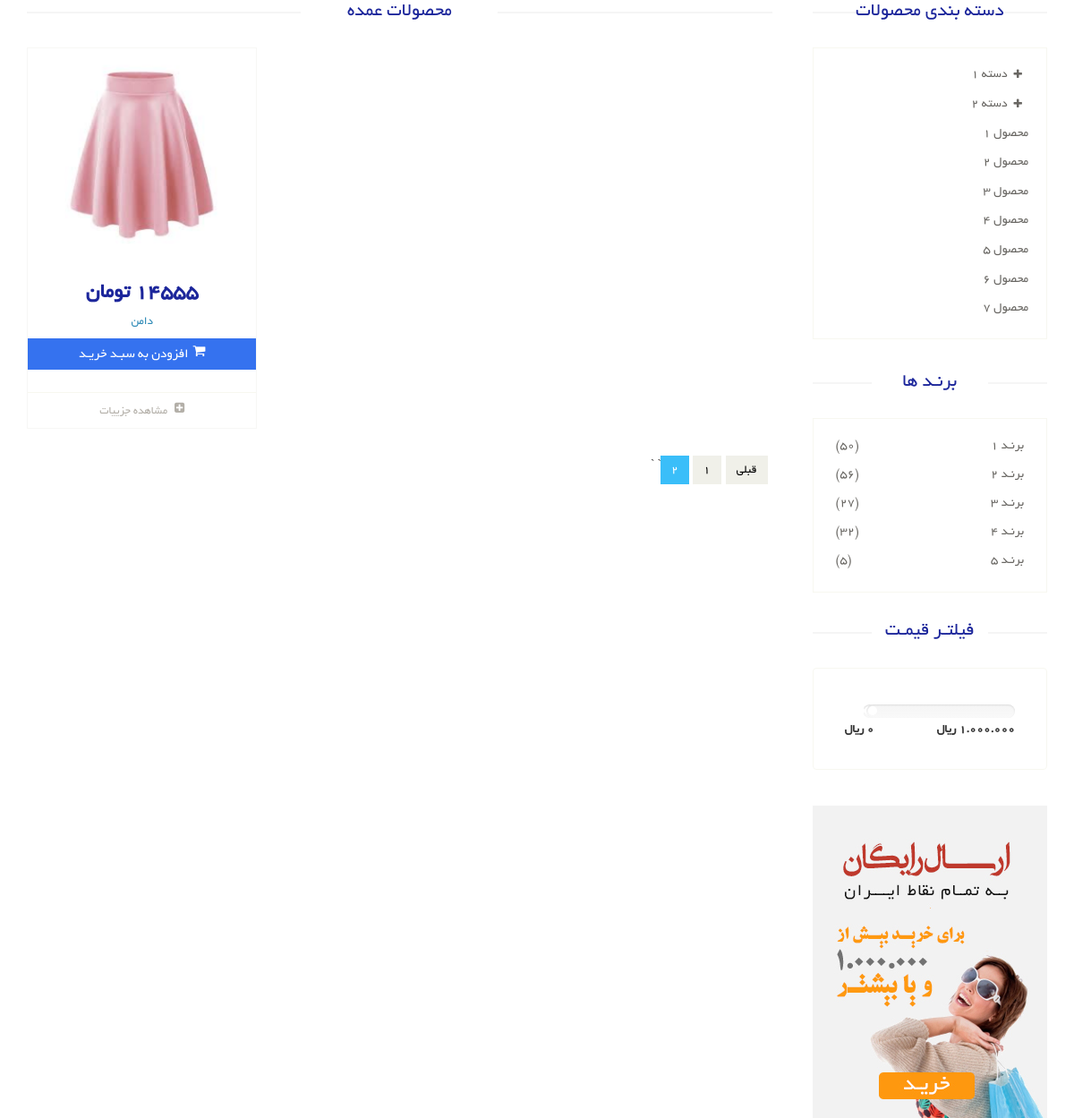
/products/?page=2, run on the app's committed database.
### product_module/models.py (models this page shows, shortened)
class Product(models.Model):
    image = models.ImageField(upload_to='upload/product/', null=True, blank=True)
    title = models.CharField(max_length=300, verbose_name='نام محصول')
    category = models.ManyToManyField(
        ProductCategory,
        related_name='product_categories',
        verbose_name='دسته بندی ها')
    brand = models.ForeignKey(ProductBrand, on_delete=models.CASCADE, verbose_name='برند', null=True, blank=True)
    price = models.IntegerField(verbose_name='قیمت')
    short_description = models.CharField(max_length=360, db_index=True, null=True, verbose_name='توضیحات کوتاه')
    description = models.TextField(verbose_name='توضیحات اصلی', db_index=True)
    slug = models.SlugField(default="", null=False, db_index=True, blank=True, max_length=200, unique=True,
                            verbose_name='عنوان در url')
    is_active = models.BooleanField(default=False, verbose_name='فعال / غیرفعال')
    is_delete = models.BooleanField(verbose_name='حذف شده / نشده')
    def get_absolute_url(self):
        return reverse('product-detail', args=[self.slug])
    class Meta:
        verbose_name = 'محصول'
        verbose_name_plural = 'محصولات'

### product_module/views.py (the view)
# urls.py: path('', views.ProductListView.as_view(), name='product-list'),
class ProductListView(ListView):
    template_name = 'product_module/product_list.html'
    model = Product
    context_object_name = 'products'
    ordering = ['-price']
    paginate_by = 6

### product_module/templates/product_module/product_list.html (shortened to what this page needs)
{% extends 'shared/_layout.html' %}
{% block content %}
    <section>
        <div class="container">
            <div class="row">
                <div class="col-sm-9 padding-right">
                    <div class="features_items">
                        <h2 class="title text-center">محصولات عمده</h2>
                        {% for product in products %}
                            {% include 'includes/product_item_partial.html' with product=product %}
                        {% endfor %}
                        <div class="clearfix"></div>
                        <ul class="pagination">
                            {% if page_obj.has_previous %}
                                <li><a href="?page={{ page_obj.previous_page_number }}">قبلی</a></li>
                            {% endif %}
                            {% for pageNumber in paginator.page_range %}
                                <li class="{% if page_obj.number == pageNumber %} active {% endif %}"><a href="?page={{ page_number }}">{{ pageNumber }}</a></li>
   `                        {% endfor %}
                        </ul>
                    </div>
                </div>
                <div class="col-sm-3">
                    <div class="left-sidebar">
                        <h2 style="color:#1c269b"> دسته بندی محصولات</h2>
                        <div class="panel-group category-products" id="accordian">
                            <div class="panel panel-default">
                                <div class="panel-heading">
                                    <h4 class="panel-title">
                                        <a data-toggle="collapse" data-parent="#accordian" href="#sportswear">
                                            <span class="badge pull-right"><i class="fa fa-plus"></i></span>
                                            دسته 1
                                        </a>
                                    </h4>
                                </div>
                            </div>
                            <div class="panel panel-default">
                                <div class="panel-heading">
                                    <h4 class="panel-title">
                                        <a data-toggle="collapse" data-parent="#accordian" href="#mens">
                                            <span class="badge pull-right"><i class="fa fa-plus"></i></span>
                                            دسته 2
                                        </a>
                                    </h4>
                                </div>
                            </div>
                            <div class="panel panel-default">
                                <div class="panel-heading">
                                    <h4 class="panel-title"><a href="#">محصول 1</a></h4>
                                </div>
                            </div>
                            <div class="panel panel-default">
                                <div class="panel-heading">
                                    <h4 class="panel-title"><a href="#">محصول 2</a></h4>
                                </div>
                            </div>
                            <div class="panel panel-default">
                                <div class="panel-heading">
                                    <h4 class="panel-title"><a href="#">محصول 3</a></h4>
                                </div>
                            </div>
                            <div class="panel panel-default">
                                <div class="panel-heading">
                                    <h4 class="panel-title"><a href="#">محصول 4</a></h4>
                                </div>
                            </div>
                            <div class="panel panel-default">
                                <div class="panel-heading">
                                    <h4 class="panel-title"><a href="#">محصول 5</a></h4>
                                </div>
                            </div>
                            <div class="panel panel-default">
                                <div class="panel-heading">
                                    <h4 class="panel-title"><a href="#">محصول 6</a></h4>
                                </div>
                            </div>
                            <div class="panel panel-default">
                                <div class="panel-heading">
                                    <h4 class="panel-title"><a href="#">محصول 7</a></h4>
                                </div>
                            </div>
                        </div>
                        <div class="brands_products">
                            <h2 style="color:#1c269b">برنـد ها</h2>
                            <div class="brands-name">
                                <ul class="nav nav-pills nav-stacked">
                                    <li><a href=""> <span class="pull-left">(50)</span>برنـد 1</a></li>
                                    <li><a href=""> <span class="pull-left">(56)</span>برنـد 2</a></li>
                                    <li><a href=""> <span class="pull-left">(27)</span>برنـد 3</a></li>
                                    <li><a href=""> <span class="pull-left">(32)</span>برنـد 4</a></li>
                                    <li><a href=""> <span class="pull-left">(5)</span>برنـد 5</a></li>
                                </ul>
                            </div>
                        </div>
                        <div class="price-range">
                            <h2 style="color:#1c269b">فیلتـر قیمـت</h2>
                            <div class="well">
                                <div class="slider slider-horizontal" style="width: 170px;">
                                           id="sl2" style=""></div>
                                <br>
                                <b>1.000.000 ريال</b> <b class="pull-left">0 ريال</b>
                            </div>
                        </div>
                        <div class="shipping text-center">
                            <img src="/static/images/home/shipping.jpg" alt="">
                        </div>
                    </div>
                </div>
            </div>
        </div>
    </section>
{% endblock %}

### product_module/templates/includes/product_item_partial.html (shortened to what this page needs)
<div class="col-sm-4">
    <div class="product-image-wrapper">
        <div class="single-products">
            <div class="productinfo text-center">
                {% if product.image %}
                    <img src="{{ product.image.url }}" alt="تصویر">
                {% else %}
                    <img src="/static/images/shop/product.jpg" alt="">
                {% endif %}
                <h2 style="color:#1c269b;" >{{ product.price }} تومان</h2>
                <p style="color:#2c89b6;">{{ product.title }}</p>
                <a style="color:#ffffff;" href="#" class="btn btn-default add-to-cart"><i
                        class="fa fa-shopping-cart"></i>افزودن به سبـد خریـد</a>
            </div>
            <div class="product-overlay">
                <div class="overlay-content">
                </div>
            </div>
        </div>
        <div class="choose">
            <ul class="nav nav-pills nav-justified">
                <li>
                    <a  href="{{ product.get_absolute_url }}">
                        <i class="fa fa-plus-square"></i>
                        مشاهده جزییات
                    </a>
                </li>
            </ul>
        </div>
    </div>
</div>

### static/css/price-range1.css (style rules this page uses)
.slider { display: inline-block; vertical-align: middle; position: relative; }
.slider.slider-horizontal { width: 210px; height: 20px; }

### data on the page
Product: image (picture), price "14555", title "دامن"

### other printed values
{{ pageNumber }} "1" "2"
